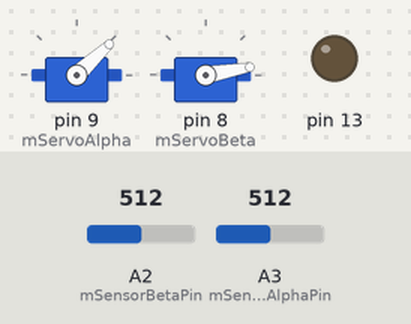
Bench run of a sketch on a simulated Arduino Uno, built with avr-gcc and run on an emulated ATmega328P. On the bench: 2 × servo, output pins drawn as LEDs (lit = HIGH). The test bench sets the inputs (shaded band); at power-on: A3 (mSensorAlphaPin) = 512, A2 (mSensorBetaPin) = 512.

Above: at 1.27 s.
1.3 s: A3 (mSensorAlphaPin) set to 466
At 1.87 s:
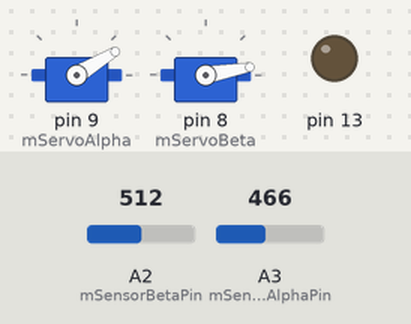
4.3 s: A3 (mSensorAlphaPin) set to 431
5.8 s: A2 (mSensorBetaPin) set to 266
7.3 s: A2 (mSensorBetaPin) set to 240
At 7.47 s:
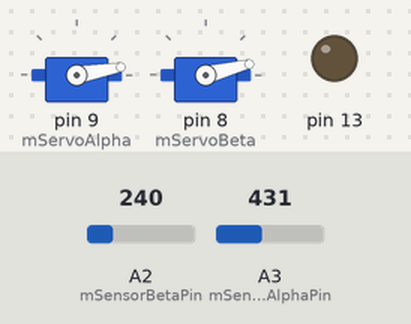
At 8.07 s:
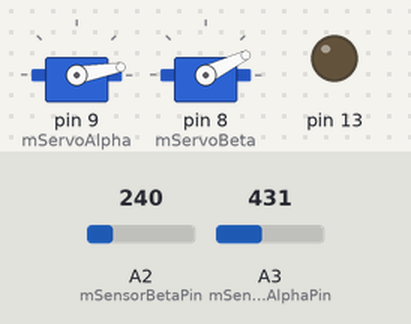
10.3 s: A2 (mSensorBetaPin) set to 0
13.3 s: A3 (mSensorAlphaPin) set to 363
14.8 s: A3 (mSensorAlphaPin) set to 336
At 14.98 s:
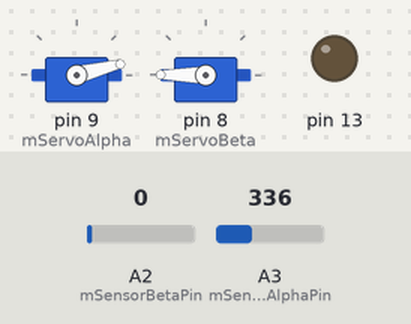
Timing chart, 0 to 20.8 s (numbered marks = the images above; inputs shaded):
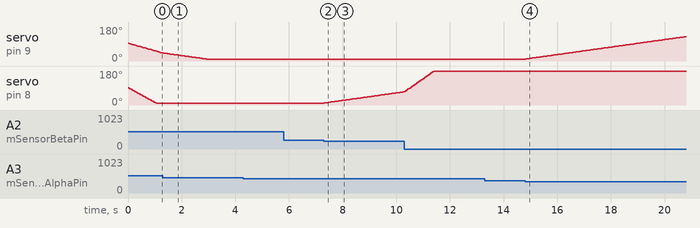

The sketch:

ggLightDirectionSensor.ino
```cpp
#include <Servo.h>


Servo mServoAlpha;
const int mAlphaMin = 10;
const int mAlphaMax = 180;

Servo mServoBeta;
const int mBetaMin = 10;
const int mBetaMax = 180;


const int mSensorAlphaPin = A3;
const int mSensorBetaPin = A2;


void setup()
{
  mServoAlpha.attach(9);
  mServoBeta.attach(8);
  pinMode(13, OUTPUT);
  Serial.begin(115200);
}


void DelayLED(int aDelay)
{
  digitalWrite(13, HIGH);
  delay(aDelay);
  digitalWrite(13, LOW);
}

/*
void TestServo()
{
  const int vDelay = 1000;
  mServoAlpha.write(mAlphaMin); mServoBeta.write(mBetaMin); DelayLED(vDelay);
  mServoAlpha.write(mAlphaMax); mServoBeta.write(mBetaMin); DelayLED(vDelay);
  mServoAlpha.write(mAlphaMax); mServoBeta.write(mBetaMax); DelayLED(vDelay);
  mServoAlpha.write(mAlphaMin); mServoBeta.write(mBetaMax); DelayLED(vDelay);
}


void TestSensor()
{
  int vSensorAlpha = analogRead(mSensorAlphaPin);
  int vSensorBeta = analogRead(mSensorBetaPin);
  Serial.print("a=");
  Serial.print(vSensorAlpha);
  Serial.print(" b=");
  Serial.print(vSensorBeta);
  Serial.println();
  delay(500);
}
*/

int Clamp(int aValue, int aMin, int aMax)
{
  if (aValue < aMin) return aMin;
  if (aValue > aMax) return aMax;
  return aValue;
}


int CalculateNewAngle(int aAngleCurrent,
                      int aAngleMin,
                      int aAngleMax,
                      int aSensorValue,
                      int aSensorTarget)
{
  int vSensorDelta = (aSensorTarget - aSensorValue) / 50;
  int vAngle = aAngleCurrent + Clamp(vSensorDelta, -5, 5);
  return Clamp(vAngle, aAngleMin, aAngleMax);
}


void loop()
{
  // TestServo();
  // TestSensor();

  static int mAlpha = (mAlphaMax + mAlphaMin) / 2;
  static int mBeta = (mBetaMax + mBetaMin) / 2;

  int vSensorAlpha = analogRead(mSensorAlphaPin);
  int vSensorBeta = analogRead(mSensorBetaPin);

  mAlpha = CalculateNewAngle(mAlpha, mAlphaMin, mAlphaMax, vSensorAlpha, 400);
  mBeta = CalculateNewAngle(mBeta, mBetaMin, mBetaMax, vSensorBeta, 300);

  mServoAlpha.write(mAlpha);
  mServoBeta.write(mBeta);

  delay(50);
}
```

Measured:
- the behaviour switches between 251 and 250 on A2 (mSensorBetaPin) (found by bisection; images 1 and 2)
- the behaviour switches between 351 and 350 on A3 (mSensorAlphaPin) (found by bisection; images 3 and 4)
- after the input at 4.3 s, every drawn part: stays the same
- after the input at 5.8 s, every drawn part: stays the same
- after the input at 7.3 s, servo on pin 8 (mServoBeta): moves from 10° to 70° over 3.0 s, starting at once
- after the input at 13.3 s, every drawn part: stays the same
- after the input at 14.8 s, servo on pin 9 (mServoAlpha): moves from 10° to 129° over 5.9 s, starting at once
